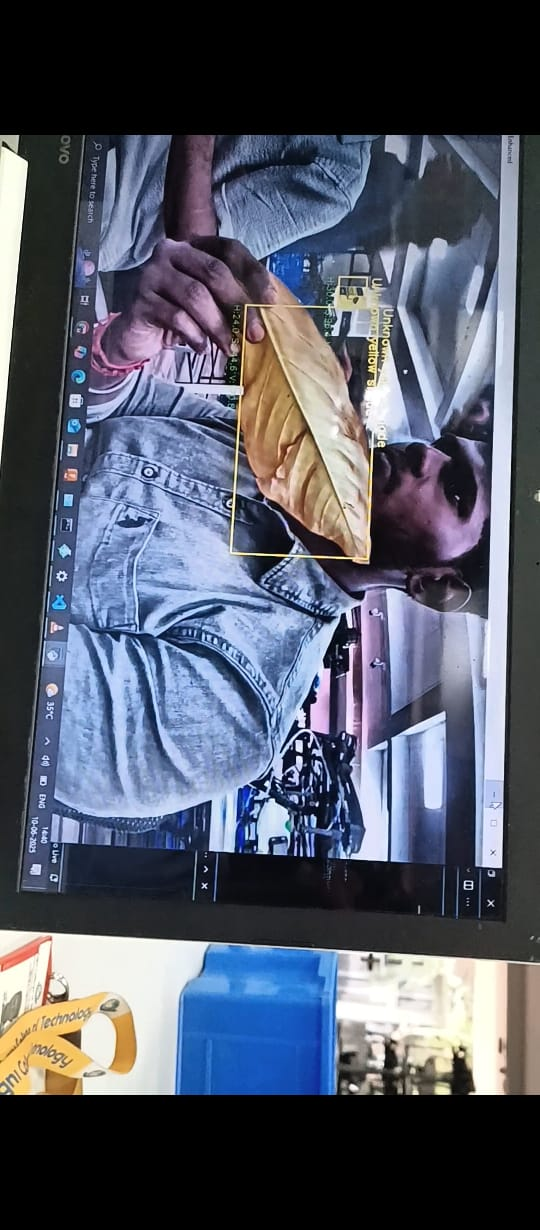
#> input picture WhatsApp Image 2025-06-10 at 4.16.40 PM.jpeg, 540 x 1230 px, given in place of the camera
$ python detection4.py
#> lines starting #> are read from the running program, lines starting #| are printed output that depends on the picture; after the words box and inside, x2 and y2 are one past the last pixel; in counts of white or black regions, pixels touching at a corner belong together
#> further down, frame is the input picture: shape (1230, 540, 3); mean B, G, R 103.3, 88.6, 83.2
import cv2
import numpy as np

def detect_disease_from_yellow_shade(hsv_color):
    h, s, v = hsv_color
    if v > 180 and s < 100:
        return "Nitrogen Deficiency (light yellow)"
    elif s > 150 and v < 180:
        return "Fungal Infection (dark yellow)"
    elif s > 100 and v > 180:
        return "Potassium Deficiency (bright yellow)"
    else:
        return "Unknown yellow shade"

def nothing(x):
    pass

def enhance_low_light(image):
    lab = cv2.cvtColor(image, cv2.COLOR_BGR2LAB)
#> lab: shape (1230, 540, 3); mean of channels 0, 1, 2 92.9, 130.7, 119.5
    l, a, b = cv2.split(lab)
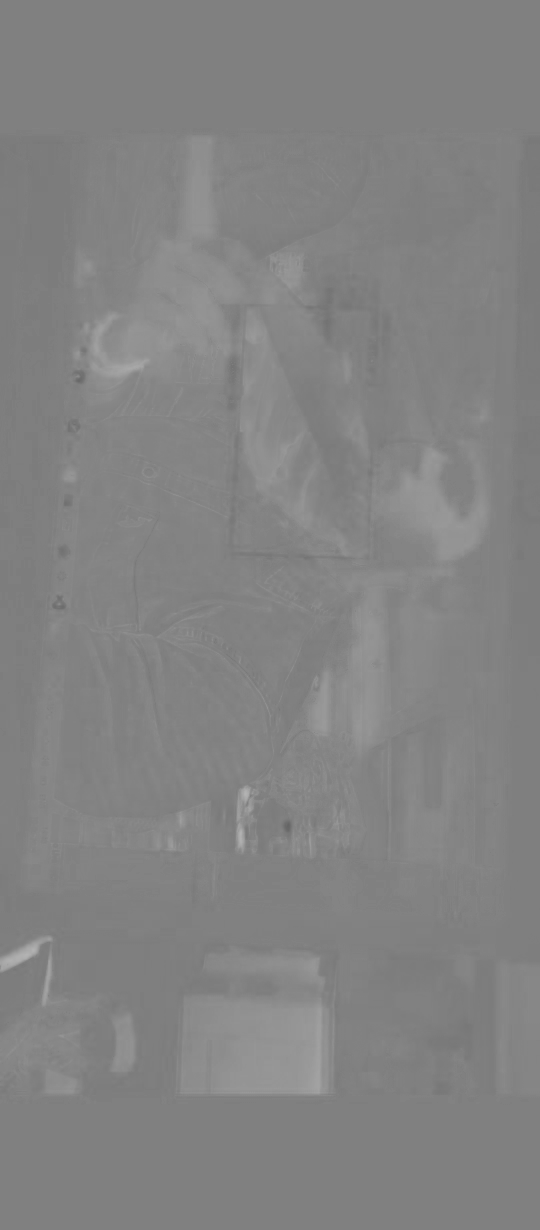
#> a: shape (1230, 540); min 101, max 179, mean 130.7
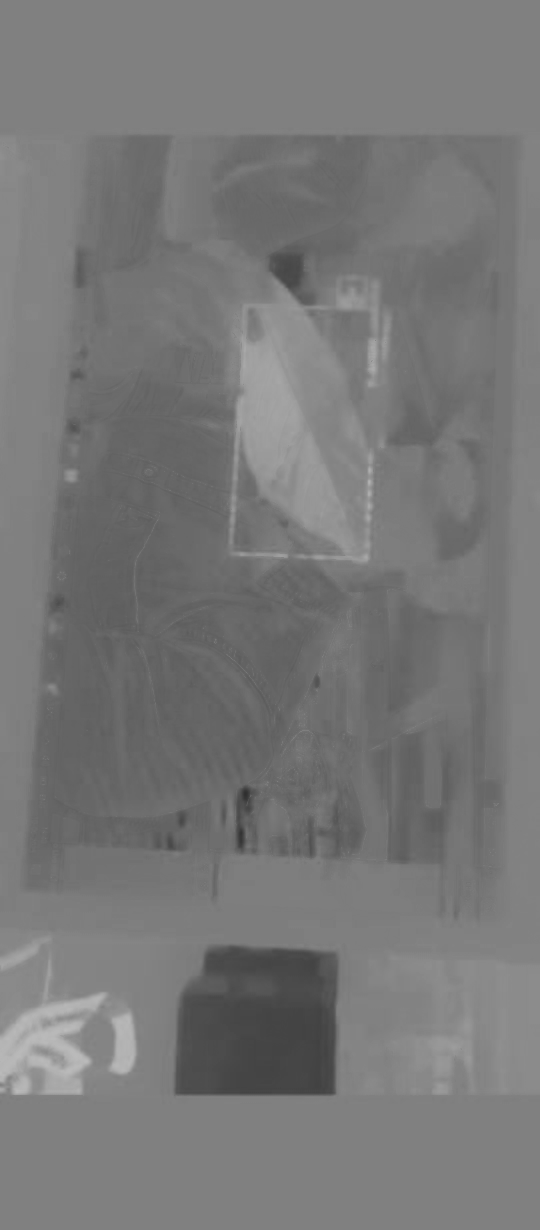
#> b: shape (1230, 540); min 47, max 189, mean 119.5
    clahe = cv2.createCLAHE(clipLimit=2.0, tileGridSize=(8, 8))
    l = clahe.apply(l)
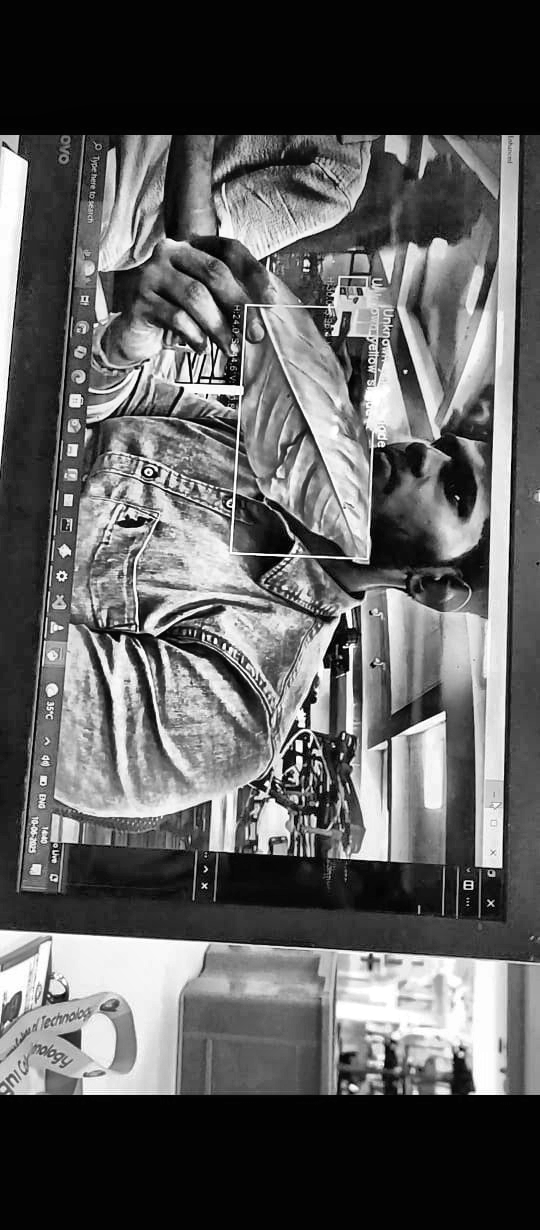
#> l: shape (1230, 540); min 0, max 255, mean 95.6
    enhanced_lab = cv2.merge((l, a, b))
#> enhanced_lab: shape (1230, 540, 3); mean of channels 0, 1, 2 95.6, 130.7, 119.5
    return cv2.cvtColor(enhanced_lab, cv2.COLOR_LAB2BGR)

# Create trackbars window
cv2.namedWindow("Controls")
cv2.createTrackbar("H_min", "Controls", 20, 179, nothing)
cv2.createTrackbar("H_max", "Controls", 35, 179, nothing)
cv2.createTrackbar("S_min", "Controls", 50, 255, nothing)
cv2.createTrackbar("S_max", "Controls", 255, 255, nothing)
cv2.createTrackbar("V_min", "Controls", 50, 255, nothing)
cv2.createTrackbar("V_max", "Controls", 255, 255, nothing)
cv2.createTrackbar("MinArea", "Controls", 500, 5000, nothing)
cv2.createTrackbar("Brightness", "Controls", 0, 100, nothing)

cap = cv2.VideoCapture(0)
if not cap.isOpened():
    print("Camera not found.")
    exit()

cap.set(cv2.CAP_PROP_FRAME_WIDTH, 640)
cap.set(cv2.CAP_PROP_FRAME_HEIGHT, 480)
cap.set(cv2.CAP_PROP_AUTO_EXPOSURE, 1)
cap.set(cv2.CAP_PROP_EXPOSURE, -4)
cap.set(cv2.CAP_PROP_GAIN, 1.0)

while True:
    ret, frame = cap.read()
    if not ret:
        break

    brightness = cv2.getTrackbarPos("Brightness", "Controls")
    if brightness > 0:
        frame = cv2.convertScaleAbs(frame, alpha=1, beta=brightness)

    enhanced = enhance_low_light(frame)

    h_min = cv2.getTrackbarPos("H_min", "Controls")
    h_max = cv2.getTrackbarPos("H_max", "Controls")
    s_min = cv2.getTrackbarPos("S_min", "Controls")
    s_max = cv2.getTrackbarPos("S_max", "Controls")
    v_min = cv2.getTrackbarPos("V_min", "Controls")
    v_max = cv2.getTrackbarPos("V_max", "Controls")
    min_area = cv2.getTrackbarPos("MinArea", "Controls")

    hsv = cv2.cvtColor(enhanced, cv2.COLOR_BGR2HSV)
#> hsv: shape (1230, 540, 3); mean H, S, V 74, 63.2, 111.2
    hsv[:,:,2] = cv2.equalizeHist(hsv[:,:,2])
#> hsv: shape (1230, 540, 3); mean H, S, V 74, 63.2, 132.1

    lower_yellow = np.array([h_min, s_min, v_min])
    upper_yellow = np.array([h_max, s_max, v_max])
    mask = cv2.inRange(hsv, lower_yellow, upper_yellow)
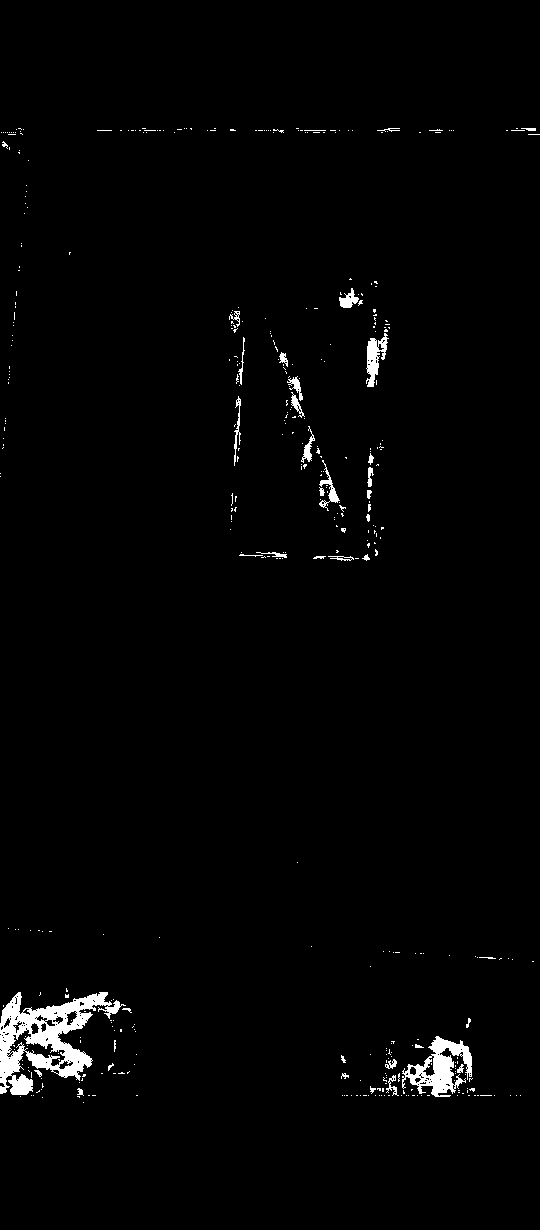
#> mask: shape (1230, 540); 1.7% white; 426 white regions (386 under 20 px), largest, box (x1, y1, x2, y2) and area: (0, 992, 126, 1095) 5133, (402, 1036, 472, 1097) 1898, (366, 333, 389, 387) 581

    kernel = np.ones((5,5), np.uint8)
    mask = cv2.morphologyEx(mask, cv2.MORPH_OPEN, kernel)
#> mask: shape (1230, 540); 0.92% white; 24 white regions, largest, box (x1, y1, x2, y2) and area: (31, 1013, 91, 1076) 1354, (1, 1001, 80, 1026) 898, (0, 1026, 23, 1083) 747
    mask = cv2.morphologyEx(mask, cv2.MORPH_CLOSE, kernel)
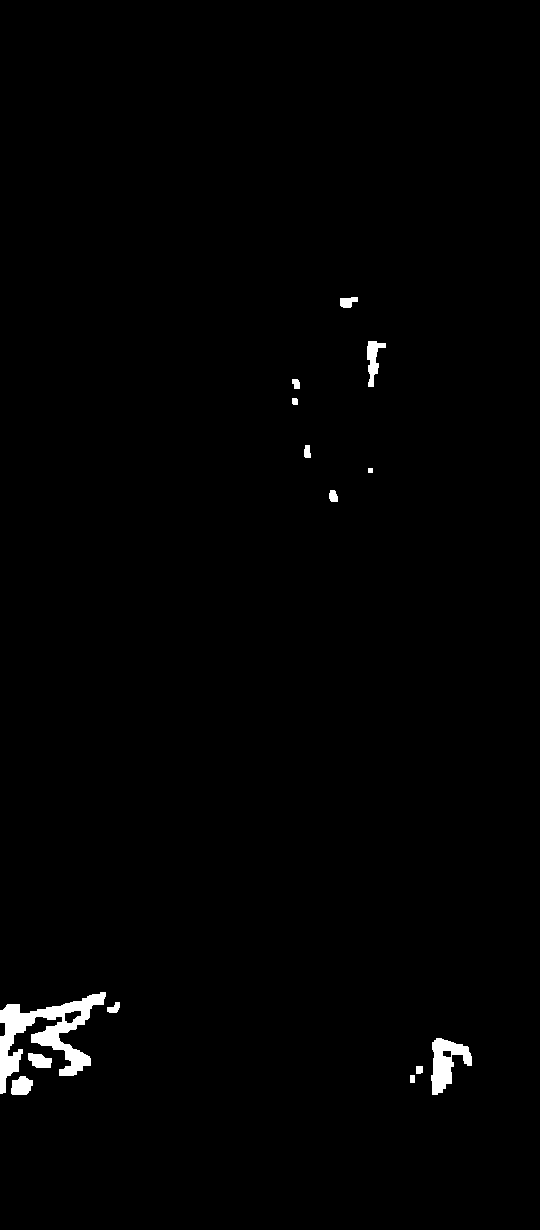
#> mask: shape (1230, 540); 0.99% white; 14 white regions

    contours, _ = cv2.findContours(mask, cv2.RETR_EXTERNAL, cv2.CHAIN_APPROX_SIMPLE)
#> contours = 14 contours, 1 with area under 20; largest, box (x1, y1, x2, y2) and area: (0, 992, 106, 1094) 3521, (431, 1038, 472, 1095) 1164, (367, 341, 386, 387) 360, (11, 1076, 33, 1095) 291, (28, 1053, 52, 1068) 233
    large_contours = [cnt for cnt in contours if cv2.contourArea(cnt) > min_area]
#> large_contours = 2 contours; box (x1, y1, x2, y2) and area: (0, 992, 106, 1094) 3521, (431, 1038, 472, 1095) 1164

    if large_contours:
        for cnt in large_contours:
            x, y, w, h = cv2.boundingRect(cnt)
            roi = hsv[y:y+h, x:x+w]

            if roi.size > 0:
                avg_color = np.mean(roi.reshape(-1, 3), axis=0)
                disease = detect_disease_from_yellow_shade(avg_color)

                cv2.rectangle(enhanced, (x, y), (x+w, y+h), (0, 255, 255), 2)
                cv2.putText(enhanced, disease, (x, y-10), cv2.FONT_HERSHEY_SIMPLEX, 0.7, (0, 255, 255), 2)
                cv2.putText(enhanced, f"H:{avg_color[0]:.1f} S:{avg_color[1]:.1f} V:{avg_color[2]:.1f}",
                            (x, y+h+20), cv2.FONT_HERSHEY_SIMPLEX, 0.5, (0, 255, 0), 1)
#> this loop made 2 passes
#> (x, y, w, s in detect_disease_from_yellow_shade, v in detect_disease_from_yellow_shade, disease) on passes 1 to 2: (431, 1038, 41, 66.97, 150.6, 'Unknown yellow shade'), (0, 992, 106, 114.9, 186.7, 'Potassium Deficiency (bright yellow)')
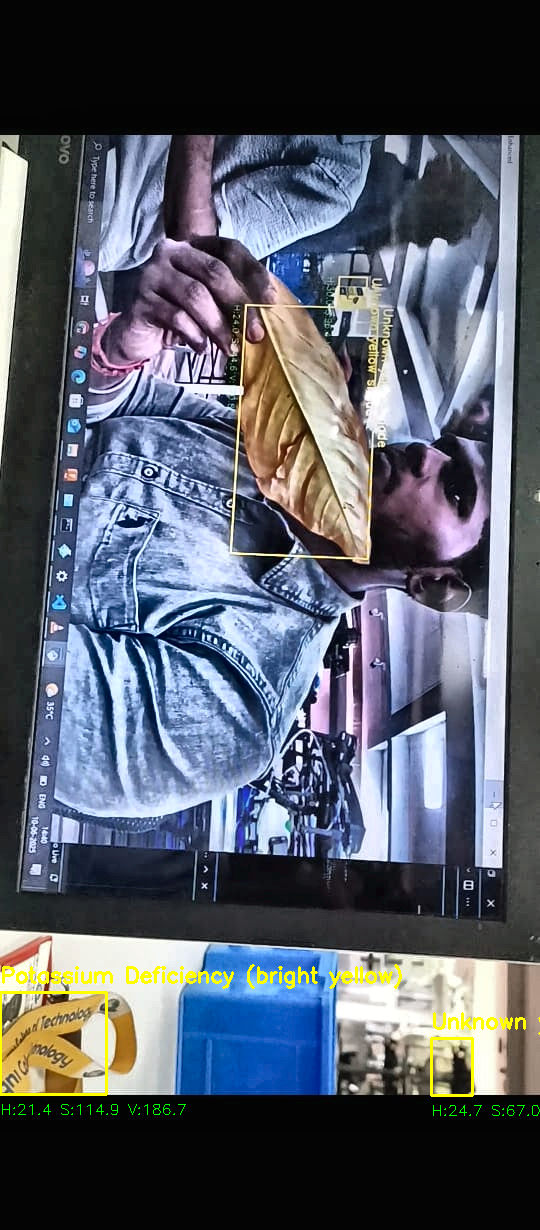
#> enhanced: shape (1230, 540, 3); mean B, G, R 104.4, 92.5, 86.7
    else:
        cv2.putText(enhanced, "No yellow detected - adjust thresholds", (20, 30),
                    cv2.FONT_HERSHEY_SIMPLEX, 0.7, (0, 0, 255), 2)

    cv2.imshow("Original", frame)
    cv2.imshow("Enhanced", enhanced)
    cv2.imshow("Mask", mask)

    if cv2.waitKey(1) & 0xFF == ord('q'):
#> (key q is pressed here)
        break

cap.release()
cv2.destroyAllWindows()
